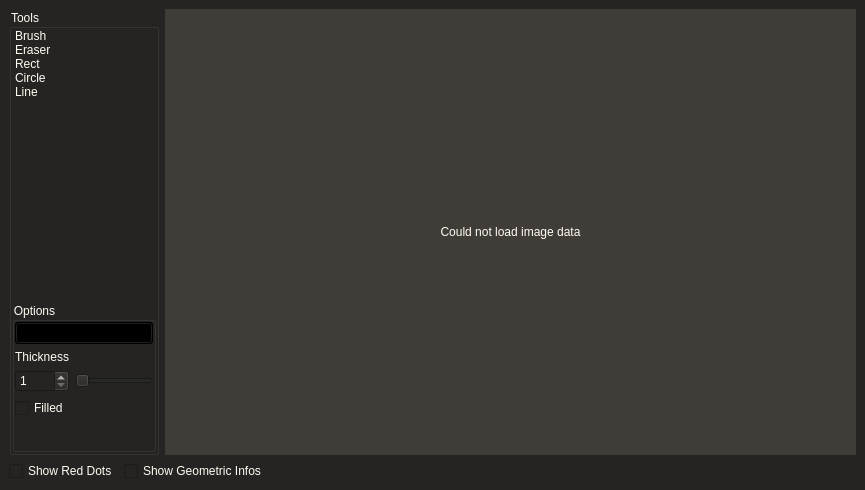
<?xml version="1.0" encoding="UTF-8"?>
<ui version="4.0">
 <class>MainWindow</class>
 <widget class="QMainWindow" name="MainWindow">
  <property name="geometry">
   <rect>
    <x>0</x>
    <y>0</y>
    <width>865</width>
    <height>490</height>
   </rect>
  </property>
  <property name="windowTitle">
   <string>MainWindow</string>
  </property>
  <property name="styleSheet">
   <string notr="true">background: #252422;
color: #FFFCF2;
</string>
  </property>
  <widget class="QWidget" name="centralwidget">
   <layout class="QGridLayout" name="gridLayout_2">
    <item row="0" column="1" colspan="2">
     <widget class="QLabel" name="image">
      <property name="sizePolicy">
       <sizepolicy hsizetype="Expanding" vsizetype="Expanding">
        <horstretch>0</horstretch>
        <verstretch>0</verstretch>
       </sizepolicy>
      </property>
      <property name="styleSheet">
       <string notr="true">background: #403D39</string>
      </property>
      <property name="text">
       <string>Could not load image data</string>
      </property>
      <property name="scaledContents">
       <bool>true</bool>
      </property>
      <property name="alignment">
       <set>Qt::AlignCenter</set>
      </property>
     </widget>
    </item>
    <item row="0" column="0">
     <widget class="QGroupBox" name="groupBox">
      <property name="minimumSize">
       <size>
        <width>150</width>
        <height>0</height>
       </size>
      </property>
      <property name="maximumSize">
       <size>
        <width>150</width>
        <height>16777215</height>
       </size>
      </property>
      <property name="title">
       <string>Tools</string>
      </property>
      <layout class="QVBoxLayout" name="verticalLayout_3">
       <property name="leftMargin">
        <number>0</number>
       </property>
       <property name="topMargin">
        <number>0</number>
       </property>
       <property name="rightMargin">
        <number>0</number>
       </property>
       <property name="bottomMargin">
        <number>0</number>
       </property>
       <item>
        <widget class="QListWidget" name="tools">
         <property name="styleSheet">
          <string notr="true">border: 0;</string>
         </property>
         <item>
          <property name="text">
           <string>Brush</string>
          </property>
         </item>
         <item>
          <property name="text">
           <string>Eraser</string>
          </property>
         </item>
         <item>
          <property name="text">
           <string>Rect</string>
          </property>
         </item>
         <item>
          <property name="text">
           <string>Circle</string>
          </property>
         </item>
         <item>
          <property name="text">
           <string>Line</string>
          </property>
         </item>
        </widget>
       </item>
       <item>
        <widget class="QGroupBox" name="groupBox_2">
         <property name="minimumSize">
          <size>
           <width>0</width>
           <height>0</height>
          </size>
         </property>
         <property name="maximumSize">
          <size>
           <width>150</width>
           <height>150</height>
          </size>
         </property>
         <property name="styleSheet">
          <string notr="true">QGroupBox {
	border-bottom: 0;
	border-right: 0;
	border-left: 0;
}</string>
         </property>
         <property name="title">
          <string>Options</string>
         </property>
         <layout class="QVBoxLayout" name="verticalLayout">
          <property name="leftMargin">
           <number>0</number>
          </property>
          <property name="topMargin">
           <number>0</number>
          </property>
          <property name="rightMargin">
           <number>0</number>
          </property>
          <property name="bottomMargin">
           <number>0</number>
          </property>
          <item>
           <widget class="QPushButton" name="select_brush_color">
            <property name="styleSheet">
             <string notr="true">background: rgb(0,0,0);</string>
            </property>
            <property name="text">
             <string/>
            </property>
           </widget>
          </item>
          <item>
           <widget class="QLabel" name="label">
            <property name="text">
             <string>Thickness</string>
            </property>
           </widget>
          </item>
          <item>
           <layout class="QHBoxLayout" name="horizontalLayout_2">
            <property name="topMargin">
             <number>0</number>
            </property>
            <item>
             <widget class="QSpinBox" name="thickness_spinbox">
              <property name="minimum">
               <number>1</number>
              </property>
              <property name="maximum">
               <number>1000</number>
              </property>
              <property name="value">
               <number>1</number>
              </property>
             </widget>
            </item>
            <item>
             <widget class="QSlider" name="thickness_slider">
              <property name="minimum">
               <number>1</number>
              </property>
              <property name="maximum">
               <number>20</number>
              </property>
              <property name="orientation">
               <enum>Qt::Horizontal</enum>
              </property>
             </widget>
            </item>
           </layout>
          </item>
          <item>
           <widget class="QCheckBox" name="fill">
            <property name="text">
             <string>Filled</string>
            </property>
           </widget>
          </item>
          <item>
           <widget class="QStackedWidget" name="stackedWidget">
            <property name="styleSheet">
             <string notr="true"/>
            </property>
            <property name="currentIndex">
             <number>0</number>
            </property>
            <widget class="QWidget" name="page">
             <layout class="QVBoxLayout" name="verticalLayout_2">
              <property name="rightMargin">
               <number>6</number>
              </property>
              <item>
               <spacer name="verticalSpacer">
                <property name="orientation">
                 <enum>Qt::Vertical</enum>
                </property>
                <property name="sizeHint" stdset="0">
                 <size>
                  <width>20</width>
                  <height>40</height>
                 </size>
                </property>
               </spacer>
              </item>
             </layout>
            </widget>
            <widget class="QWidget" name="page_2"/>
           </widget>
          </item>
         </layout>
        </widget>
       </item>
      </layout>
     </widget>
    </item>
    <item row="1" column="0" colspan="3">
     <layout class="QHBoxLayout" name="horizontalLayout">
      <property name="topMargin">
       <number>0</number>
      </property>
      <item>
       <widget class="QCheckBox" name="show_red_dots">
        <property name="text">
         <string>Show Red Dots</string>
        </property>
       </widget>
      </item>
      <item>
       <widget class="QCheckBox" name="show_infos">
        <property name="text">
         <string>Show Geometric Infos</string>
        </property>
       </widget>
      </item>
      <item>
       <spacer name="horizontalSpacer">
        <property name="orientation">
         <enum>Qt::Horizontal</enum>
        </property>
        <property name="sizeHint" stdset="0">
         <size>
          <width>40</width>
          <height>20</height>
         </size>
        </property>
       </spacer>
      </item>
     </layout>
    </item>
   </layout>
  </widget>
 </widget>
 <resources/>
 <connections/>
</ui>
